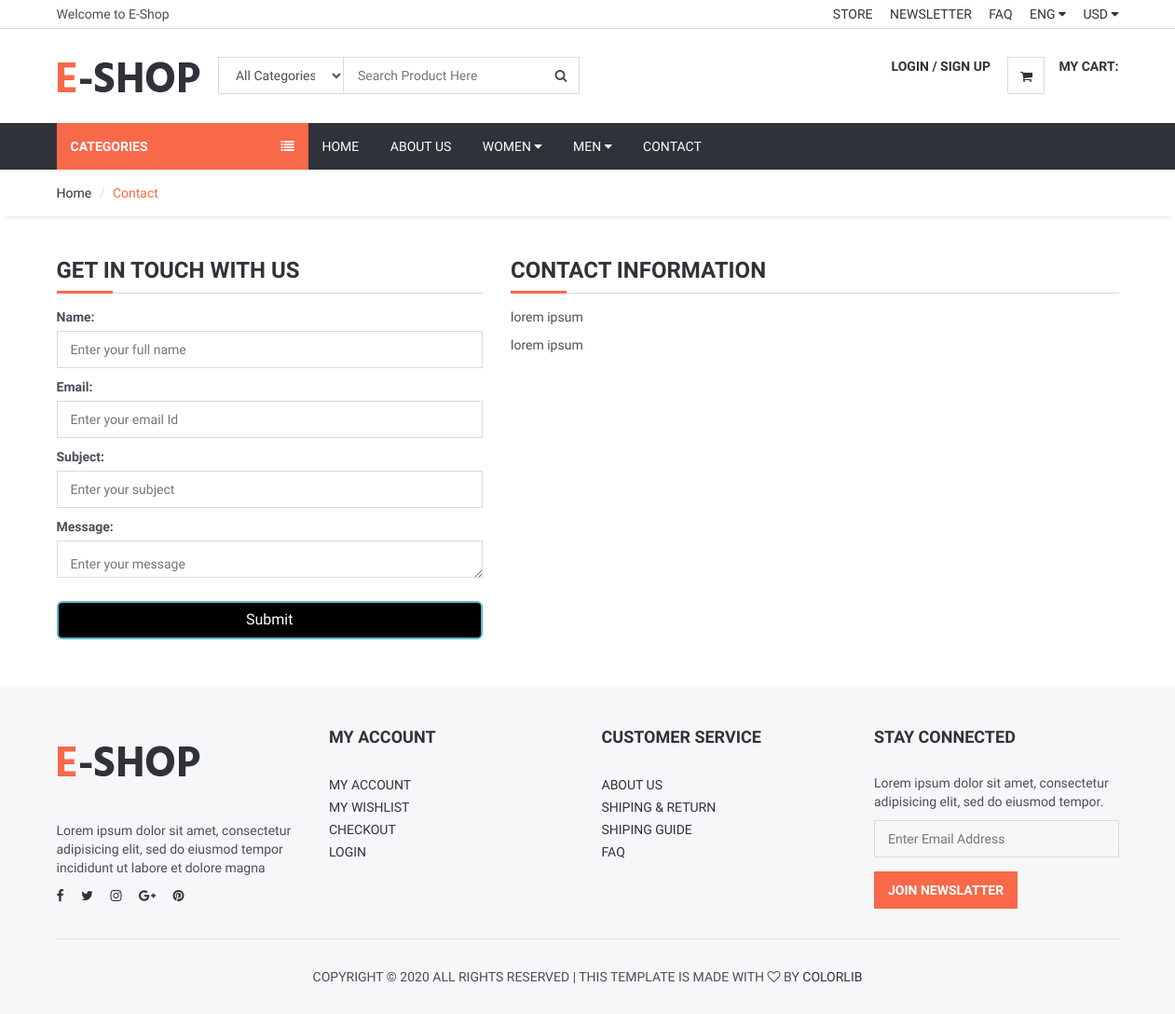
Page /contact/ on the earlier database version.
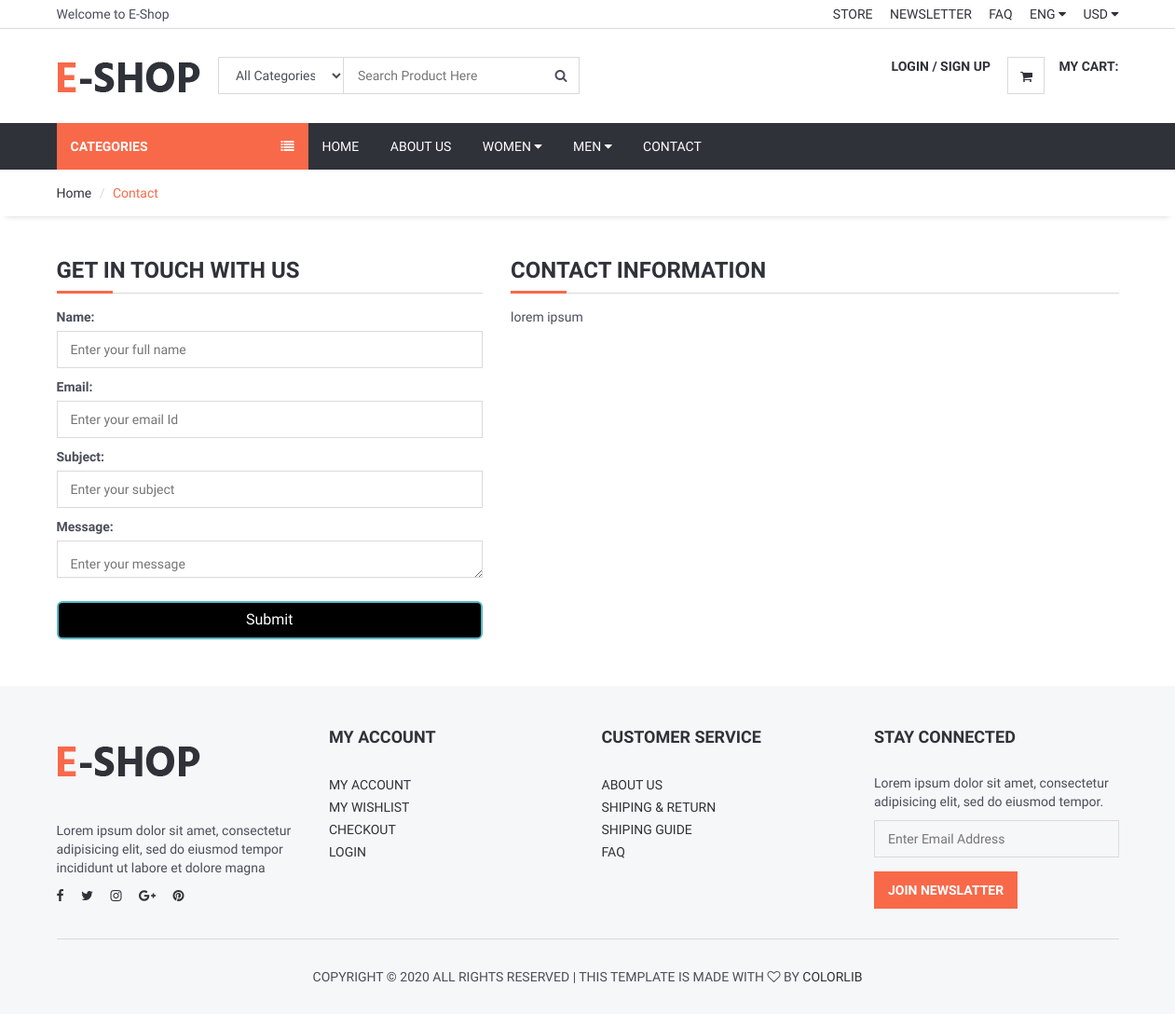
Same page on the later database version.
### djapp/models.py (models this page shows, shortened)
class Information(models.Model):
    STATUS = (('True', 'True'), ('False', 'False'))
    title = models.CharField(max_length=255)
    keywords = models.CharField(max_length=255)
    description = models.CharField(max_length=255)
    company = models.CharField(max_length=100)
    address = models.CharField(blank=True,max_length=100)
    phone = models.CharField(blank=True,max_length=30)
    email = models.CharField(blank=True,max_length=100)
    icon = models.ImageField(blank=True,upload_to='images/')
    facebook = models.CharField(blank=True,max_length=100)
    instagram = models.CharField(blank=True,max_length=100)
    twitter = models.CharField(blank=True,max_length=100)
    youtube = models.CharField(blank=True, max_length=100)
    about_us = RichTextUploadingField(blank=True)
    contact = RichTextUploadingField(blank=True)
    status=models.CharField(max_length=100,choices=STATUS)
    create_at=models.DateTimeField(auto_now_add=True)
    update_at=models.DateTimeField(auto_now=True)

### djapp/views.py (the view, shortened to what this page needs)
# urls.py: path('contact/',contact,name="contact"),
def contact(request):
    info = Information.objects.get(pk=True)
    category = Category.objects.all()
    form = ContactForm  # for rendering django modelform in template
    context_var = {'info': info, 'form': form, 'category': category}
    return render(request, 'contact.html', context_var)

### djapp/templates/contact.html (shortened to what this page needs)
{% extends 'base.html' %}
{% load static %}
{% block content %}
<div id="breadcrumb">
    <div class="container">
        <ul class="breadcrumb">
            <li><a href="/">Home</a></li>
            <li class="active">Contact</li>
        </ul>
    </div>
</div>
<div class="section">
    <div class="container">
        <div class="row">
            <div class="col-md-5">
                <div class="section-title">
                    <h3 class="title">Get in Touch with Us</h3>
                </div>
                <form id="checkout-form" class="clearfix" method="POST">
                    {{form.as_p}}
                    <button style="cursor: pointer;
                    border: 2px solid rgb(88, 181, 196);
                    border-radius: 6px;
                    color: white;
                    background-color: black;
                    display: block;
                    width: 100%;
                    font-size: 16px;
                    padding: 7px 9px;
                    margin-top: 20px;"> Submit </button>
                    <br>
                </form>
            </div>
            <div class="col-md-7">
                <div class="shiping-methods">
                    <div class="section-title">
                        <h3 class="title">Contact Information </h3>
                    </div>
                    <div> {{info.contact|safe}} </div>
                </div>
            </div>
        </div>
    </div>
</div>
{% endblock %}

Differences in the rows shown:
changed Information: contact "lorem ipsum lorem ipsum" → "lorem ipsum"
